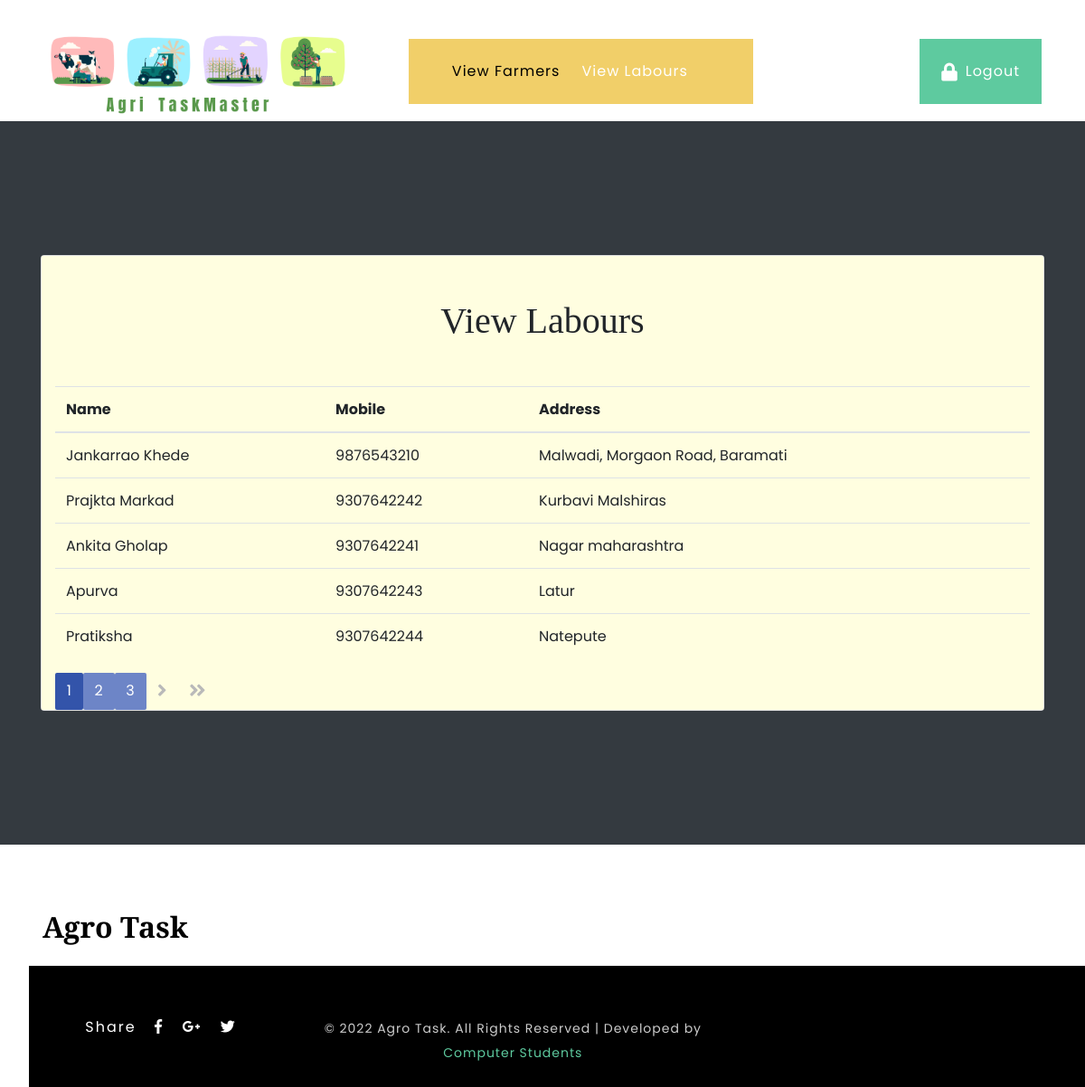
/viewlabours (signed in), run on the app's committed database.
### app/models.py (models this page shows)
class Labour(models.Model):
    mobile = models.TextField(primary_key=True)
    name = models.TextField()
    address = models.TextField()
    skills = models.TextField()
    password = models.TextField()
    class Meta:
        db_table = 'tblLabour'

### app/views.py (the view)
# urls.py: path('viewlabours', app.views.viewlabours),
def viewlabours(request):
    if 'alogin' in request.session and request.session['alogin']:
        ds = Labour.objects.all()
        page_number = request.GET.get('page')
        paginator = Paginator(ds, 5)
        try:
            labours = paginator.page(page_number)
        except PageNotAnInteger:
            labours = paginator.page(1)
        except EmptyPage:
            labours = paginator.page(paginator.num_pages)
        return render(request, 'admin/viewlabours.html', {'labours': labours})
    else:
        return redirect(login)

### templates/admin/viewlabours.html (shortened to what this page needs)
{% extends "admin/base.html" %}
{% block content %}
	<section class="h-100 bg-dark">
		<div class="container py-5 h-100">
			<div class="row d-flex justify-content-center align-items-center h-100">
				<div class="col">
					<div class="card card-registration my-4">
                        <div class="container" style="background-color: #fffee0">
                            <div class="container" >
                                <div class="container py-5 h-100" >
                                    <div class="row justify-content-center">
                                        <h1>View Labours</h1>
                                    </div>
                                </div>
                            </div>
                            <div class="table-responsive">
                                <table class="table table-agile-info">
                                    <thead>
                                    <tr>
                                        <th>Name</th>
                                        <th>Mobile</th>
                                        <th>Address</th>
                                    </tr>
                                    </thead>
                                    <tbody>
                                    {% for labour in labours %}
                                    <tr>
                                        <td>{{ labour.name }}</td>
                                        <td>{{ labour.mobile }}</td>
                                        <td>{{ labour.address }}</td>
                                    </tr>
                                    {% endfor %}
                                    </tbody>
                                </table>
                                <div>
                                    <div class="pagination">
                                        {% for num in labours.paginator.page_range %}
                                        {% if labours.number == num %}
                                        <span class="pagination-number pagination-current">{{ num }}</span>
                                        {% elif num > labours.number|add:'-3' and num < labours.number|add:'3' %}
                                        <a class="pagination-number" href="?page={{ num }}">{{ num }}</a>
                                        {% endif %}
                                        {% endfor %}
                                        {% if labours.has_next %}
                                        <a class="pagination-action"
                                           href="?page={{ labours.next_page_number }}">
                                            <i class="fa fa-angle-right" aria-hidden="true"></i>
                                        </a>
                                        <a class="pagination-action"
                                           href="?page={{ labours.paginator.num_pages }}">
                                            <i class="fa fa-angle-double-right" aria-hidden="true"></i>
                                        </a>
                                        {% endif %}
                                    </div>
                                </div>
                            </div>
                        </div>
			        </div>
		        </div>
            </div>
        </div>
    </section>
{% endblock %}

### static/css/style.css (style rules this page uses)
body { padding: 0; margin: 0; background: #FFF; font-family: 'Poppins', sans-serif; }
body a { transition: 0.5s all; -webkit-transition: 0.5s all; -moz-transition: 0.5s all; -o-transition: 0.5s all; -ms-transition: 0.5s all; text-decoration: none; }
h1, h2, h3, h4, h5, h6 { margin: 0; padding: 0; font-family: 'Playfair Display', serif; }

### templates/admin/base.html (style rules this page uses)
.pagination { text-align: center; margin-top: 1em; }
.pagination-number { padding: 0.5em 0.8em; border-radius: 2px; color: #fff; background-color: #6D85C7; }
.pagination-number:hover, .pagination-current { background-color: #3354AA; }
.pagination-action { margin: 0 0.1em; display: inline-block; padding: 0.5em 0.5em; color: #B9B9B9; font-size: 1.3em; }

### data on the page
Labour: name "Jankarrao Khede", mobile "9876543210", address "Malwadi, Morgaon Road, Baramati"
Labour: name "Prajkta Markad", mobile "9307642242", address "Kurbavi Malshiras"
Labour: name "Ankita Gholap", mobile "9307642241", address "Nagar maharashtra"
Labour: name "Apurva", mobile "9307642243", address "Latur"
Labour: name "Pratiksha", mobile "9307642244", address "Natepute"

### other printed values
{{ num }} "1"
{{ num }} "2" "3"
